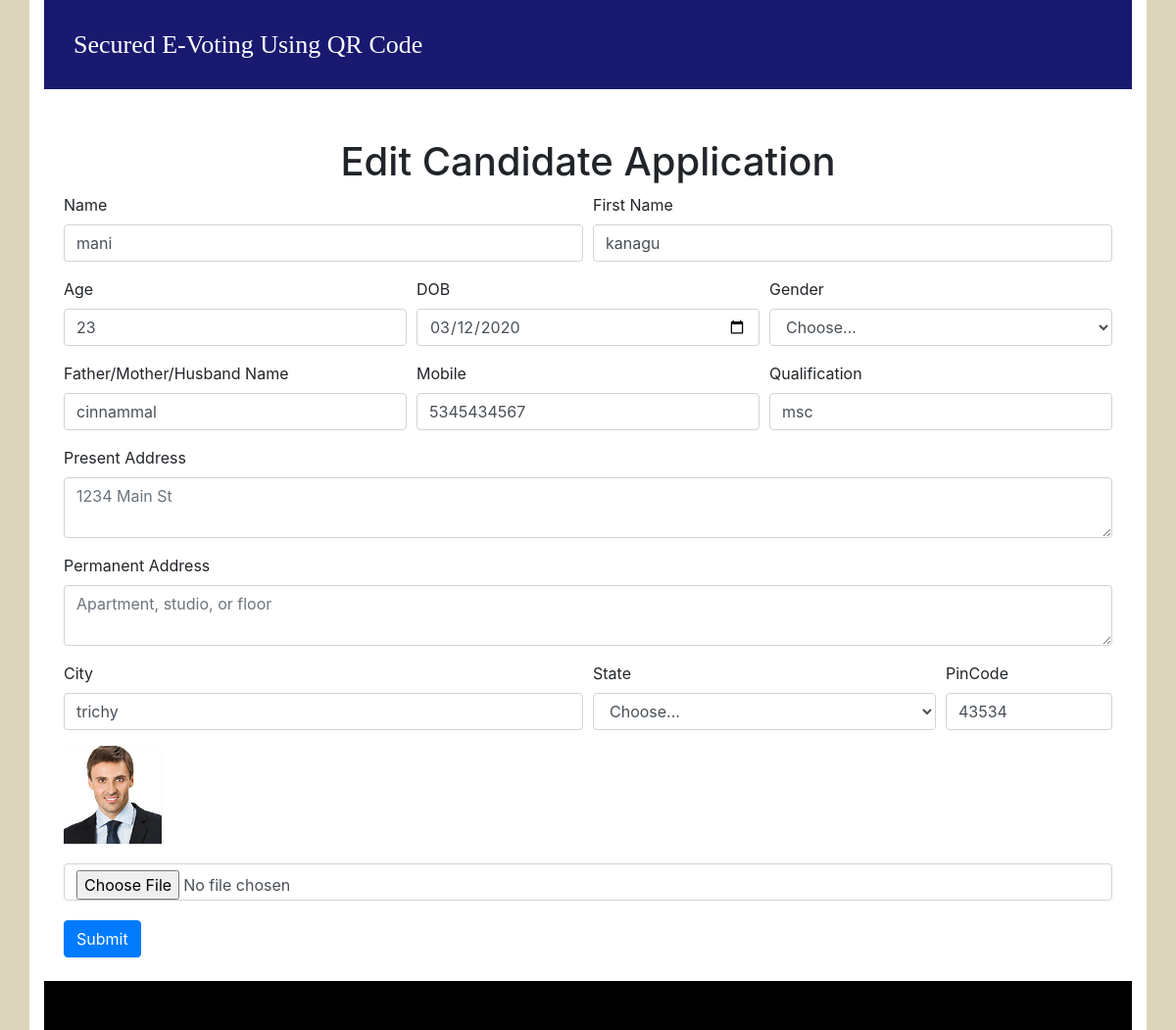
Before: /e-voting_md/admin/edit_candidate.php?cid=7 with the older database file.
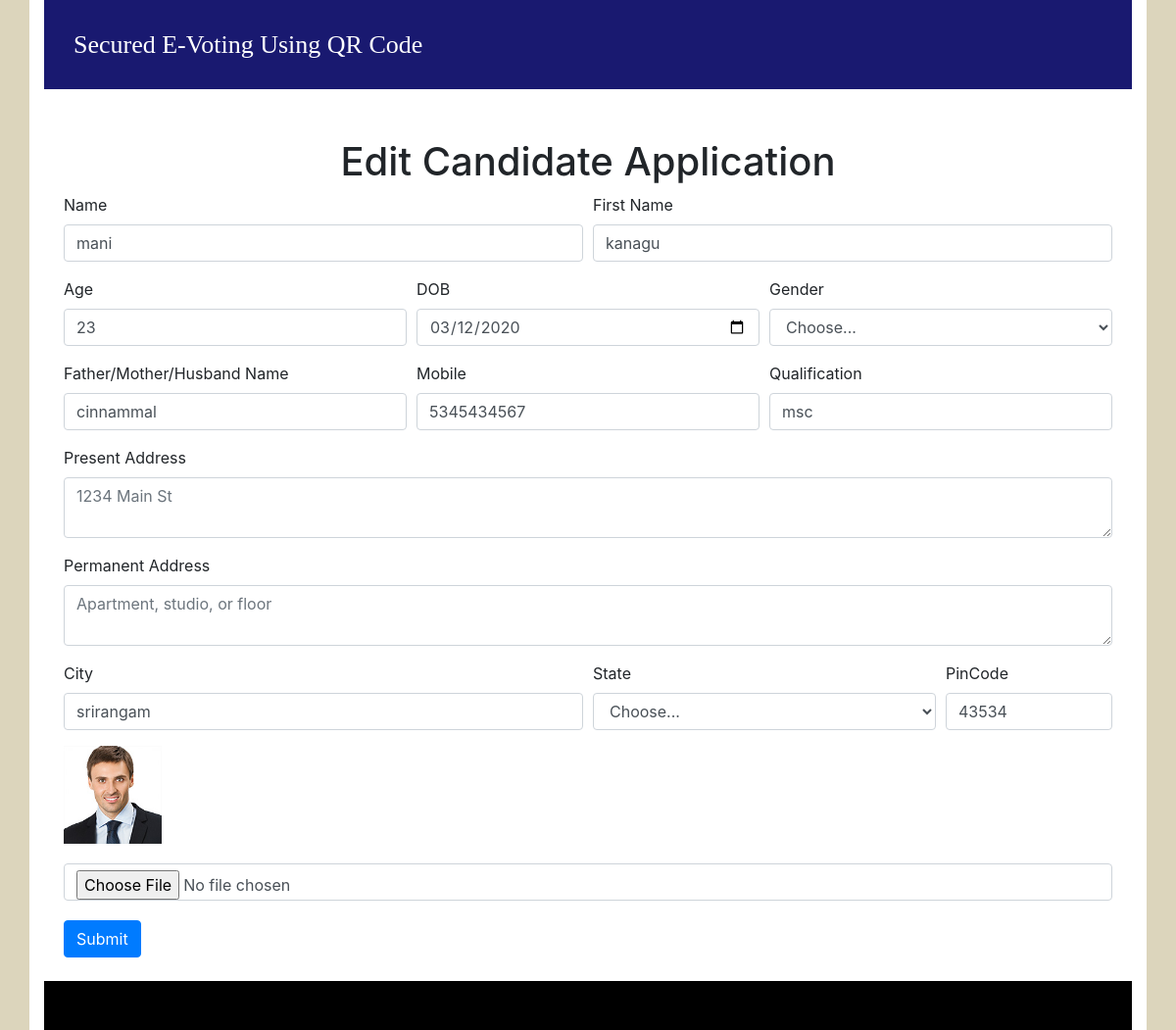
After: the same page with the newer database file.
### tables this page shows
CREATE TABLE `condidate` (
  `cid` int(11) NOT NULL auto_increment,
  `name` varchar(233) NOT NULL,
  `fname` varchar(233) NOT NULL,
  `age` varchar(23) NOT NULL,
  `dob` varchar(233) NOT NULL,
  `gender` varchar(233) NOT NULL,
  `gname` varchar(233) NOT NULL,
  `qualification` varchar(233) NOT NULL,
  `pre_address` varchar(233) NOT NULL,
  `per_address` varchar(233) NOT NULL,
  `city` varchar(233) NOT NULL,
  `state` varchar(233) NOT NULL,
  `pincode` varchar(233) NOT NULL,
  `photo` varchar(255) NOT NULL,
  `status` int(11) NOT NULL,
  `mobile` varchar(23) NOT NULL,
  `election` varchar(225) NOT NULL,
  PRIMARY KEY  (`cid`)
);

### e-voting_md/admin/edit_candidate.php (the view, shortened to what this page needs)
<!Doctype html>
	<head>
	<link rel="stylesheet" href="https://maxcdn.bootstrapcdn.com/bootstrap/4.4.1/css/bootstrap.min.css">
	</head>
	<body style="background:#dcd5bc">
		<div class="container" >
		<div class="row" style="background:white;">
			<div class="col-lg-12">
			<div id="header">
				<h1 style="background:midnightblue;color:white;font-size:26px;padding:30px;font-family:elephant"> Secured E-Voting Using QR Code </h1>
			</div>
			<?php
				$cid=$_REQUEST['cid'];
				$select=mysql_query("select * from condidate where cid=$cid");
				$row=mysql_fetch_array($select);
			?>
			<div class="" style="margin-top:50px;padding:0px 20px">
			<form method="post" enctype="multipart/form-data">
				<span style="margin-bottom:10px"><center><h1>Edit Candidate Application</h1></center></span>
				  <div class="form-row">
					<div class="form-group col-md-6">
					  <label for="inputEmail4">Name</label>
					  <input type="text" class="form-control" value="<?php echo $row['name'] ?>" name="name"  placeholder="Name">
					</div>
					<div class="form-group col-md-6">
					  <label for="inputPassword4">First Name</label>
					  <input type="firstname" name="fname" class="form-control" value="<?php echo $row['fname'] ?>"  placeholder="First Name">
					</div>
				  </div>
				  <div class="form-row">
					<div class="form-group col-md-4">
					 <label for="inputAddress">Age</label>
					<input type="text" name="age" class="form-control" value="<?php echo $row['age'] ?>" placeholder="Enter Your age">
					</div>
					<div class="form-group col-md-4">
					  <label for="inputAddress">DOB</label>
					<input type="date" name="dob" class="form-control"  value="<?php echo $row['dob'] ?>" placeholder="Date of Birth">
					</div>
					<div class="form-group col-md-4">
					   <label for="inputState">Gender</label>
					  <select id="inputState" name="gender" class="form-control">
						<option selected>Choose...</option>
					  </select>
					</div>
				  </div>
				  <div class="form-row">
					<div class="form-group col-md-4">
					<label for="inputAddress">Father/Mother/Husband Name</label>
					<input type="text" name="gname" value="<?php echo $row['gname'] ?>" class="form-control" id="inputAddress" placeholder="Enter Name">
					</div>
					<div class="form-group col-md-4">
					  <label for="inputAddress">Mobile</label>
					<input type="text" name="mobile" value="<?php echo $row['mobile'] ?>" class="form-control" placeholder="Mobile">
					</div>
					<div class="form-group col-md-4">
					  <label for="inputAddress">Qualification</label>
					<input type="text" name="qualification" value="<?php echo $row['qualification'] ?>" class="form-control" placeholder="Qualification">
					</div>
				  </div>
				  <div class="form-group">
					<label for="inputAddress">Present Address</label>
					<textarea class="form-control" name="pre_address" value="<?php echo $row['pre_address'] ?>" id="inputAddress" placeholder="1234 Main St"></textarea>
				  </div>
				  <div class="form-group">
					<label for="inputAddress2">Permanent Address </label>
					<textarea class="form-control" value="<?php echo $row['per_address'] ?>" name="per_address" id="inputAddress2" placeholder="Apartment, studio, or floor"></textarea>
				  </div>
				  <div class="form-row">
					<div class="form-group col-md-6">
					  <label for="inputCity">City</label>
					  <input type="text" value="<?php echo $row['city'] ?>" name="city" class="form-control" id="inputCity">
					</div>
					<div class="form-group col-md-4">
					  <label for="inputState">State</label>
					  <select id="inputState" name="state" class="form-control">
						<option selected>Choose...</option>
					  </select>
					</div>
					<div class="form-group col-md-2">
					  <label for="inputZip">PinCode</label>
					  <input type="text" value="<?php echo $row['pincode'] ?>" name="pincode" class="form-control">
					</div>
				  </div>
				  <div  style="margin-bottom:20px">
					<img src="../candidate/<?php echo $row['photo']; ?>" height="100" width="100">
				  </div>
				  <div  style="margin-bottom:20px">
					  <input type="file" name="photo" class="form-control">
				 </div>
				  <button type="submit" name="apply" class="btn btn-primary">Submit</button>
				</form>
				</div>
				<br/>
			<div style="height:50px;background:black">
			</div>
			</div>
			</div>
		</div>
	</body>

Changed rows visible on the page:
changed condidate "mani": city "trichy" → "srirangam"
